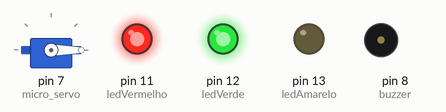
A sketch run on a simulated Arduino Uno, built with avr-gcc and run on an emulated ATmega328P. Shown: servo, output pins drawn as LEDs (lit = HIGH), buzzer (waves = sounding, pin HIGH).

Above: at 1.0 s.
At 4.5 s:
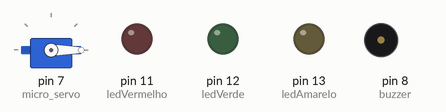
At 7.05 s:
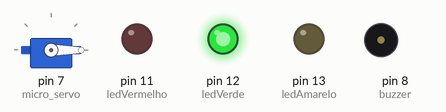
At 7.25 s:
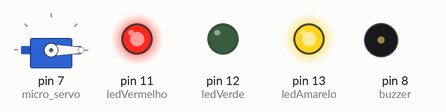
At 7.35 s:
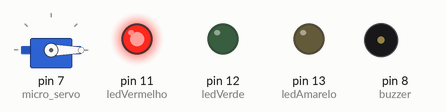
Timing chart, 0 to 9.6 s (numbered marks = the images above):
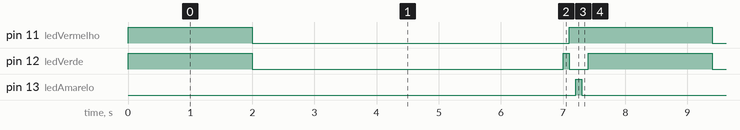

Measured:
- by itself, pin 11 (ledVermelho): alternates HIGH for 2.3 s and LOW for 5.1 s
- by itself, pin 12 (ledVerde): repeats every 7.4 s: LOW 5.0 s, HIGH 0.10 s, LOW 0.30 s, HIGH 2.0 s
- by itself, pin 13 (ledAmarelo): alternates HIGH for 0.10 s and LOW for 7.3 s

The sketch:

yuri-code.ino
```cpp
#include <Servo.h>

int ledVerde = 12;
int ledVermelho = 11;
int ledAmarelo = 13;
int micro_servo = 7;
int botao_esquerdo_pin = 2;
int botao_direito_pin = 3;
int botao_esquerdo_state = 0;
int botao_direito_state = 0;

int trigPin = 10;
int echoPin = 9;
int buzzer = 8;

int servoAngle = 0;

Servo servoMotor;

void setup(){
  //leds
  pinMode (ledVermelho, OUTPUT);
  pinMode (ledAmarelo, OUTPUT);
  pinMode (ledVerde, OUTPUT);
  //motor
  pinMode (botao_esquerdo_pin, INPUT);
  pinMode (botao_direito_pin, INPUT);
  servoMotor.attach(micro_servo);
  servoMotor.write(servoAngle);
  //sonico e buzzer
  pinMode(trigPin, OUTPUT);
  pinMode(echoPin, INPUT);
  pinMode(buzzer, OUTPUT);

  Serial.begin(9600);

}

void loop(){
  digitalWrite(ledVerde, HIGH);
  digitalWrite(ledVermelho,HIGH);
  delay(2000);

  digitalWrite(ledVerde, LOW);
  digitalWrite(ledVermelho, LOW);
  delay(5000);

  digitalWrite(ledVerde, HIGH);
  digitalWrite(ledVermelho,LOW);
  delay(100);

  digitalWrite(ledVerde, LOW);
  digitalWrite(ledVermelho, HIGH);
  delay(100);

  digitalWrite(ledAmarelo, HIGH);
  delay(100);

  digitalWrite(ledAmarelo, LOW);
  delay(100);


  //Sirene de policia
/*  digitalWrite(ledVerde, HIGH);
  delay(100);

  digitalWrite(ledVerde, LOW);
  delay(100);

  digitalWrite(ledVermelho, HIGH);
  delay(100);

  digitalWrite(ledVermelho, LOW);
  delay(100);

  tone(buzzer,6800);
  delay(1000);

  for (int i = 500; i <= 1000; i++){
    tone(buzzer, i);
    delay(2);
  }


  for (int i = 1000; i >= 500; i--) {
    tone(buzzer, i);
    delay(2);
  }

  delay(100);*/

  //Servo Motor
  /*botao_esquerdo_state = digitalRead(botao_esquerdo_pin);
  botao_direito_state = digitalRead(botao_direito_pin);

  if (botao_esquerdo_state == HIGH){
    servoAngle -=90;
    if (servoAngle < 0 ){
      servoAngle = 0;
    }
    servoMotor.write(servoAngle);
    delay(200);
  }

  if (botao_direito_state == HIGH){
    servoAngle += 90;
   if (servoAngle > 180){
      servoAngle = 180;
    }
    servoMotor.write(servoAngle);
    delay(200);
  }
  if (servoAngle == 0){
    digitalWrite(ledVerde, HIGH);
    digitalWrite(ledAmarelo, LOW);
    digitalWrite(ledVermelho, LOW);
  }
  if (servoAngle != 0){
    digitalWrite(ledVerde, LOW);
    digitalWrite(ledAmarelo, LOW);
    digitalWrite(ledVermelho, LOW);
  }
  if (servoAngle == 90){
    digitalWrite(ledVerde, LOW);
    digitalWrite(ledAmarelo, HIGH);
    digitalWrite(ledVermelho, LOW);
  }
  if (servoAngle != 90){
    digitalWrite(ledVerde, LOW);
   digitalWrite(ledAmarelo, LOW);
    digitalWrite(ledVermelho, LOW);
 }
  if (servoAngle == 180){
    digitalWrite(ledVerde, LOW);
    digitalWrite(ledAmarelo, LOW);
    digitalWrite(ledVermelho, HIGH);
  }
  if (servoAngle != 180){
    digitalWrite(ledVerde, LOW);
    digitalWrite(ledAmarelo, LOW);
    digitalWrite(ledVermelho, LOW);
  }
  */
   //Medindo a distância com o sensor ultrassônico
  /*long duration, distance;
  digitalWrite(trigPin, LOW);
  delayMicroseconds(2);
  digitalWrite(trigPin, HIGH);
  delayMicroseconds(10);
  digitalWrite(trigPin, LOW);

  duration = pulseIn(echoPin, HIGH);
  distance = (duration / 2) / 29.1; // Converte o tempo em distância (em cm)

  // Controle do buzzer e LEDs com base na distância
  if (distance > 30) { // Longe - Verde
    digitalWrite(ledVerde, HIGH);
    digitalWrite(ledAmarelo, LOW);
    digitalWrite(ledVermelho, LOW);
    noTone(buzzer); // Não faz som quando está longe

  } else if (distance > 10 && distance <= 30) { // Média distância - Amarelo
    digitalWrite(ledVerde, LOW);
    digitalWrite(ledAmarelo, HIGH);
    digitalWrite(ledVermelho, LOW);

    tone(buzzer, 1000); // Som médio
    delay(300);
    noTone(buzzer);
    delay(300);

  } else if (distance <= 10) { // Perto - Vermelho
    digitalWrite(ledVerde, LOW);
    digitalWrite(ledAmarelo, LOW);
    digitalWrite(ledVermelho, HIGH);

   tone(buzzer, 1000); // Som rápido
    delay(100);
    noTone(buzzer);
    delay(100);
  } else {
  // Desliga todos os LEDs e o buzzer se nenhuma condição for atendida
    digitalWrite(ledVerde, LOW);
    digitalWrite(ledAmarelo, LOW);
    digitalWrite(ledVermelho, LOW);
    noTone(buzzer);
  }

  Serial.print("Distance: ");
  Serial.print(distance);
  Serial.println(" cm");

  delay(50);
*/
}
```
